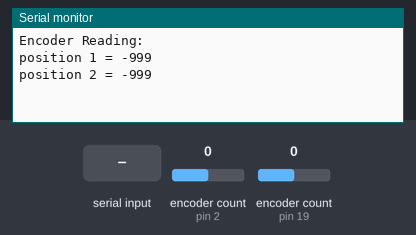
This sketch was run on a simulated Arduino Uno, built with avr-gcc and run on an emulated ATmega328P. Shown: the last lines printed to the serial monitor. The test bench sets the inputs (shaded band); at power-on: encoder count (sensors on pin 2, pin 19) 0.

Above: at 1.2 s.
1.3 s: "1" received over Serial
At 2.5 s:
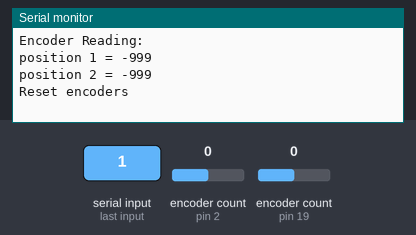
2.8 s: encoder count (sensor on pin 2) set to 1
At 3.6 s:
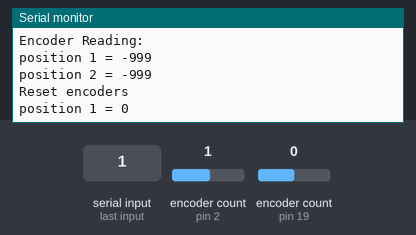
4.3 s: encoder count (sensor on pin 19) set to 1
At 4.8 s:
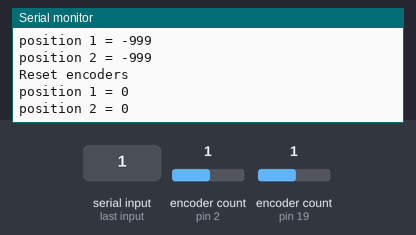
5.8 s: "0" received over Serial
At 6.5 s:
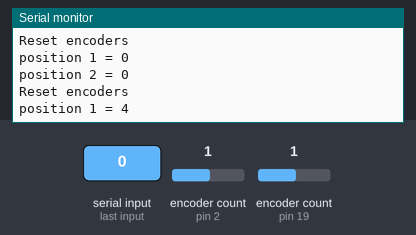
7.3 s: encoder count (sensor on pin 19) set to 2
At 8.2 s:
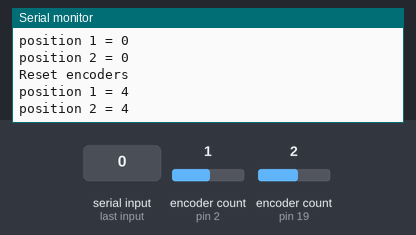
Timing chart, 0 to 9.8 s (numbered marks = the images above; inputs shaded):
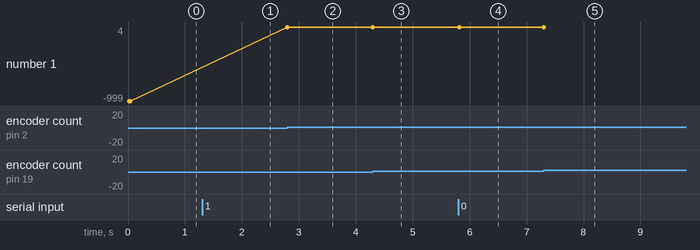

The sketch:

encoder_true_2.ino
```cpp
//çalışan encoder dan veri alma kodu (tek encoder)
#include <Encoder.h>

#define ENCA 2 // YELLOW
#define ENCB 21 // WHITE
#define ENCA2 19 // YELLOW
#define ENCB2 20 // WHITE

Encoder myEnc(ENCA, ENCB);
Encoder myEnc2(ENCA2, ENCB2);

void setup() {
  Serial.begin(9600);
  Serial.println("Encoder Reading:");
}

long pos = -999;

long pos2 = -999;

void loop() {
  long newPos;
  long newPos2;
  newPos = myEnc.read();
  newPos2 = myEnc2.read();
  if (newPos!= pos) {
    Serial.print("position 1 = ");
    Serial.print(pos);
    Serial.println();
    pos = newPos;
  }
  if (newPos2!= pos2) {
    Serial.print("position 2 = ");
    Serial.print(pos2);
    Serial.println();
    pos2 = newPos2;
  }
  // if a character is sent from the serial monitor,
  // reset both back to zero.
  if (Serial.available()) {
    Serial.read();
    Serial.println("Reset encoders");
    myEnc.write(0);
  }
}
```

Measured:
- after the input at 1.3 s, the serial monitor: prints a new line at once (image 1)
- after the input at 2.8 s, the serial monitor: prints a new line at once (image 2)
- after the input at 4.3 s, the serial monitor: prints a new line at once (image 3)
- after the input at 5.8 s, the serial monitor: prints a new line at once (image 4)
- after the input at 7.3 s, the serial monitor: prints a new line at once (image 5)
- plotted number 1: -999 → 0 after the input at 2.8 s, 0 → 4 after the input at 5.8 s
